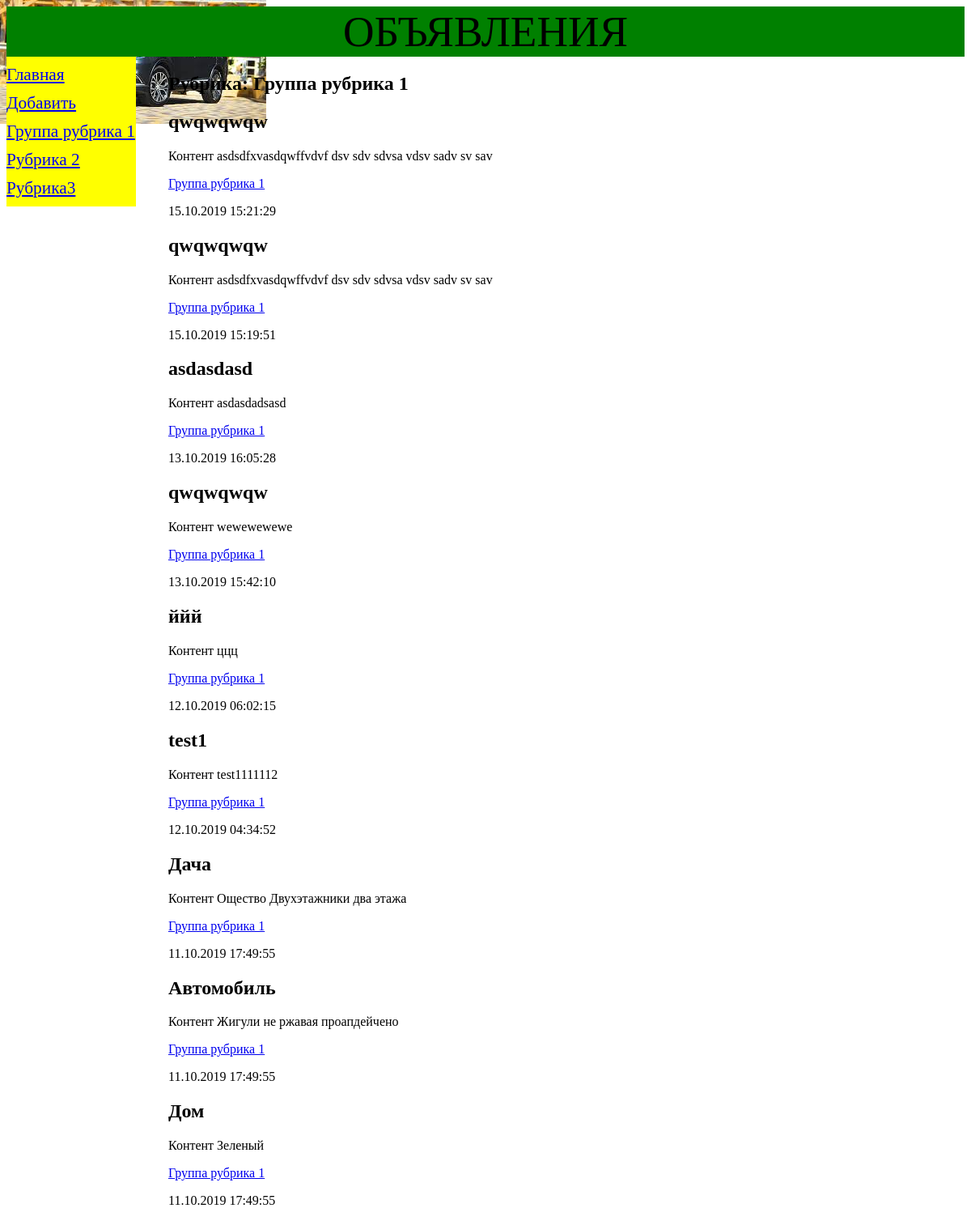
Screenshot of /bboard/1/ with the database file from the repository.
### bboard/models.py (models this page shows, shortened)
class Rubric(models.Model):
    name = models.CharField(max_length=20, db_index=True, verbose_name='Название группы')
    class Meta:
        verbose_name_plural='Рубрики'
        verbose_name='Рубрика'
        ordering = ['name']

class Bb(models.Model):
    kinds = (('b','Куплю'),('s','Продам'),('c','Обменяю'))
    rubric = models.ForeignKey('Rubric', null=True, on_delete=models.PROTECT, verbose_name='Рубрика')
    title = models.CharField(max_length=50, verbose_name ='Товар')
    content = models.TextField(null=True, blank=True, verbose_name ='Описание')
    price = models.FloatField(null=True, blank=True, verbose_name ='Цена')
    published = models.DateTimeField(auto_now_add=True, db_index=True, verbose_name ='Дата публикации')
    kind = models.CharField(null=True, blank=True, max_length=1, choices=kinds)
    class Meta:
        verbose_name_plural='Объявления'
        verbose_name='Объявление'
        ordering = ['-published']

### bboard/views.py (the view)
# urls.py: path('<int:rubric_id>/', by_rubric, name='by_rubric'),
def by_rubric(request,rubric_id):
    bbs=Bb.objects.filter(rubric=rubric_id)
    rubrics = Rubric.objects.all()
    current_rubric = Rubric.objects.get(pk=rubric_id)
    contex = {'bbs':bbs, 'rubrics':rubrics, 'current_rubric':current_rubric}
    return render(request,'bboard/by_rubric.html',contex)

### bboard/templates/bboard/by_rubric.html (shortened to what this page needs)
{% extends "layout/basic.html" %}
{% block content %}
<h2>Рубрика: {{ current_rubric.name }}</h2>
  {% for bb in bbs %}
<div>
    <h2>{{ bb.title }}</h2>
    <p>Контент {{ bb.content }}</p>
    <p><a href="/bboard/{{ bb.rubric.pk }}/">{{ bb.rubric.name }}</a></p>
    <p>{{ bb.published|date:"d.m.Y H:i:s" }}</p>
</div>
{%endfor%}
{% endblock %}

### bboard/templates/layout/basic.html (shortened to what this page needs)
{% load static %}
<!DOCTYPE html>
<html>
<head>
<link rel="stylesheet" type = "text/css" href ="{% static 'bboard/style.css' %}">
</head>
<body>
  <header>Объявления</header>
<nav>
    <a href="/bboard/">Главная</a>
    <a href="{% url 'add' %}"> Добавить</a>
    {% for rubric in rubrics %}
    <a href="{% url 'by_rubric' rubric.pk %}">{{ rubric.name }}</a>
    {%endfor%}
</nav>
<section>
    {%  block content %}
    {%  endblock %}
</section>
</body>
</html>

### bboard/static/bboard/style.css (style rules this page uses)
html { background: url(bg.jpg) no-repeat; }
header { background-color: green; font-size: 40pt; text-transform : uppercase; text-align: center; }
nav { background-color: yellow; font-size: 16pt; width: 160px; float: left; }
nav a { display: block; margin: 10px 0px; }
section { margin-left: 200px; }

### rows the page displays
Rubric: name "Группа рубрика 1"
Rubric: name "Рубрика 2"
Rubric: name "Рубрика3"
Bb: title "qwqwqwqw", content "asdsdfxvasdqwffvdvf dsv sdv sdvsa vdsv sadv sv sav", rubric.name "Группа рубрика 1", published "15.10.2019 15:21:29"
Bb: title "qwqwqwqw", content "asdsdfxvasdqwffvdvf dsv sdv sdvsa vdsv sadv sv sav", rubric.name "Группа рубрика 1", published "15.10.2019 15:19:51"
Bb: title "asdasdasd", content "asdasdadsasd", rubric.name "Группа рубрика 1", published "13.10.2019 16:05:28"
Bb: title "qwqwqwqw", content "wewewewewe", rubric.name "Группа рубрика 1", published "13.10.2019 15:42:10"
Bb: title "ййй", content "ццц", rubric.name "Группа рубрика 1", published "12.10.2019 06:02:15"
Bb: title "test1", content "test1111112", rubric.name "Группа рубрика 1", published "12.10.2019 04:34:52"
Bb: title "Дача", content "Ощество Двухэтажники два этажа", rubric.name "Группа рубрика 1", published "11.10.2019 17:49:55"
Bb: title "Автомобиль", content "Жигули не ржавая проапдейчено", rubric.name "Группа рубрика 1", published "11.10.2019 17:49:55"
Bb: title "Дом", content "Зеленый", rubric.name "Группа рубрика 1", published "11.10.2019 17:49:55"
